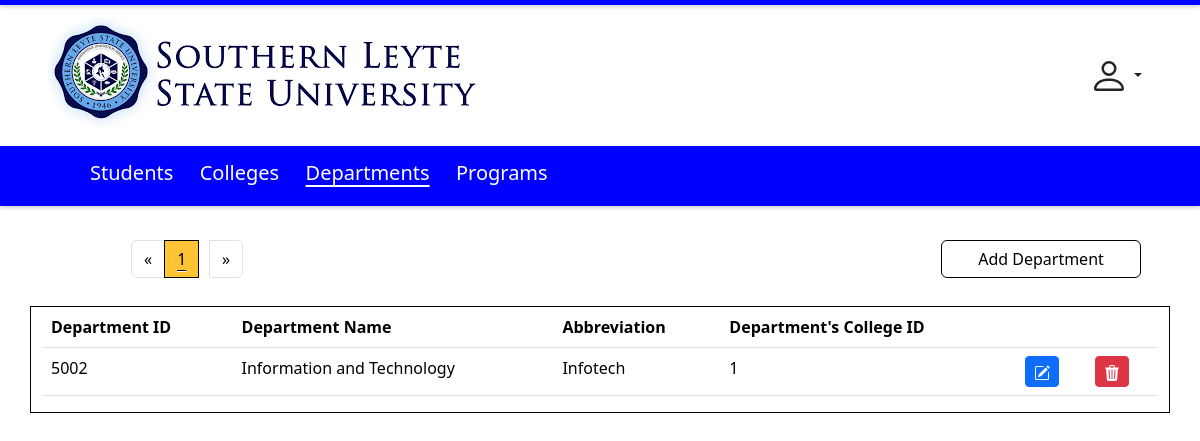
Screenshot of /department-listing.php with the database file from the repository.
### tables this page shows
CREATE TABLE `departments` (
  `deptid` int(11) NOT NULL,
  `deptfullname` varchar(100) NOT NULL,
  `deptshortname` varchar(20) DEFAULT NULL,
  `deptcollid` int(11) NOT NULL
);

### department-listing.php (the view, shortened to what this page needs)
<?php
    require_once "db.php";
    $rows_per_page = 10;
    $current_page = isset($_GET['page']) ? $_GET['page'] : 1;
    $offset = ($current_page - 1) * $rows_per_page;
    $stmt1 = "SELECT deptid, deptfullname, deptshortname, deptcollid FROM departments LIMIT :offset, :rows_per_page";
    $prep1 = $conn -> prepare ($stmt1);
    $prep1->bindParam(':offset', $offset, PDO::PARAM_INT);
    $prep1->bindParam(':rows_per_page', $rows_per_page, PDO::PARAM_INT);
    $prep1 -> execute();
    $result1 = $prep1 -> fetchAll(PDO::FETCH_ASSOC);
    $total_rows_stmt = $conn->query("SELECT COUNT(*) as count FROM departments");
    $total_rows = $total_rows_stmt->fetchColumn();
    $total_pages = ceil($total_rows / $rows_per_page);
?>
<!DOCTYPE html>
<html lang="en">
<head>
    <link rel="stylesheet" href="bootstrap.min.css">
</head>
<body>
    <div class="horizontal-line1">
    </div>
    <div class="container header">
        <img src="images/slsuloogo.png" class="img-fluid img" alt="image">
        <button class="btn dropdown-toggle drop" type="button" data-bs-toggle="dropdown" aria-expanded="false">
        </button>
    </div>
    <div class="horizontal-line2">
        <a class="link" href="student-listing.php">Students</a>
        <a class="link" href="college-listing.php">Colleges</a>
        <a class="active" href="department-listing.php">Departments</a>
        <a class="link" href="program-listing.php">Programs</a>
    </div>
    <div class="container nav row">
        <div class="container col-md-6">
            <nav aria-label="Page navigation example">
                <ul class="pagination">
                    <li class="page-item <?php echo ($current_page == 1) ? 'disabled' : ''; ?>">
                        <a class="page-link" href="?page=<?php echo ($current_page - 1); ?>" aria-label="Previous">
                            <span aria-hidden="true">&laquo;</span>
                        </a>
                    </li>
                    <?php for ($i = 1; $i <= $total_pages; $i++) : ?>
                        <li class="page-item <?php echo ($i == $current_page) ? 'active' : ''; ?>">
                            <a class="page-link" href="?page=<?php echo $i; ?>"><?php echo $i; ?></a>
                        </li>
                    <?php endfor; ?>
                    <li class="page-item <?php echo ($current_page == $total_pages) ? 'disabled' : ''; ?>">
                        <a class="page-link" href="?page=<?php echo ($current_page + 1); ?>" aria-label="Next">
                            <span aria-hidden="true">&raquo;</span>
                        </a>
                    </li>
                </ul>
            </nav>
        </div>
        <div class="container col-md-4">
            <button type="submit" class="btn btn-outline-warning addbtn" onclick="window.location.href='department-entry.php'">Add Department</button>
        </div>
    </div>
    <div class="container formDiv">
        <form action="" method="post" >
            <table class="table">
                <thead>
                    <tr>
                    <th scope="col">Department ID</th>
                    <th scope="col">Department Name</th>
                    <th scope="col">Abbreviation</th>
                    <th scope="col">Department's College ID</th>
                    <th></th>
                    <th></th>
                    </tr>
                </thead>
                <tbody>
                <?php foreach ($result1 as $row): ?>
                    <tr>
                        <td><?php echo $row['deptid']; ?></td>
                        <td><?php echo $row['deptfullname']; ?></td>
                        <td><?php echo $row['deptshortname']; ?></td>
                        <td><?php echo $row['deptcollid']; ?></td>
                        <td>
                            <a href="department-edit.php?deptid=<?php echo $row['deptid']; ?>" class="btn btn-primary btn-sm">
                            </a>
                        </td>
                        <td>
                            <a href="delete.php?deptid=<?php echo $row['deptid']; ?>" class="btn btn-danger btn-sm" onclick="return confirmAction()">
                            </a>
                        </td>
                    </tr>
                <?php endforeach; ?>
                </tbody>
            </table>
        </form>
    </div>
</body>
</html>

### department-listing.php (style rules this page uses)
body { padding-bottom: 5%; }
.horizontal-line1 { top: 0; left: 0; width: 100%; height: 5px; background-color: blue; box-shadow: 0 2px 4px rgba(0, 0, 0, 0.2); }
.horizontal-line2 { margin-top: 1%; left: 0; width: 100%; height: 60px; background-color: blue; box-shadow: 0 2px 4px rgba(0, 0, 0, 0.2); align-items: center; padding-top: 12px; padding-left: 7.5%; }
.header { margin-top: 1%; }
.formDiv { margin-top: 1%; border:1px solid black; height: auto; }
.addbtn { width: 200px; border-color: black; color: black; }
.profile { margin-left: 54.5%; }
.drop { margin-left: -15px; }
.drop, .drop:focus, .drop:active { outline: none; border: none; }
.link { text-decoration: none; color: white; font-size: 20px; margin-right: 2%; }
.active { pointer-events: none; color: white; font-size: 20px; text-decoration: underline; text-decoration-thickness: 1.5px; text-underline-offset: 5px; cursor: not-allowed; margin-right: 2%; }
.page-item.active .page-link { background-color: #FFC436; color: black; text-decoration: underline; border: 1px solid black; outline: none; }
.page-item:not(.active) .page-link { background-color: white; color: black; outline: none; }
.nav { margin-left: 6%; margin-top: 2%; text-align: end; padding-top: 10px; }
.img { margin-left: 0.52%; }

### rows the page displays
departments: deptid "5002", deptfullname "Information and Technology", deptshortname "Infotech", deptcollid "1"
